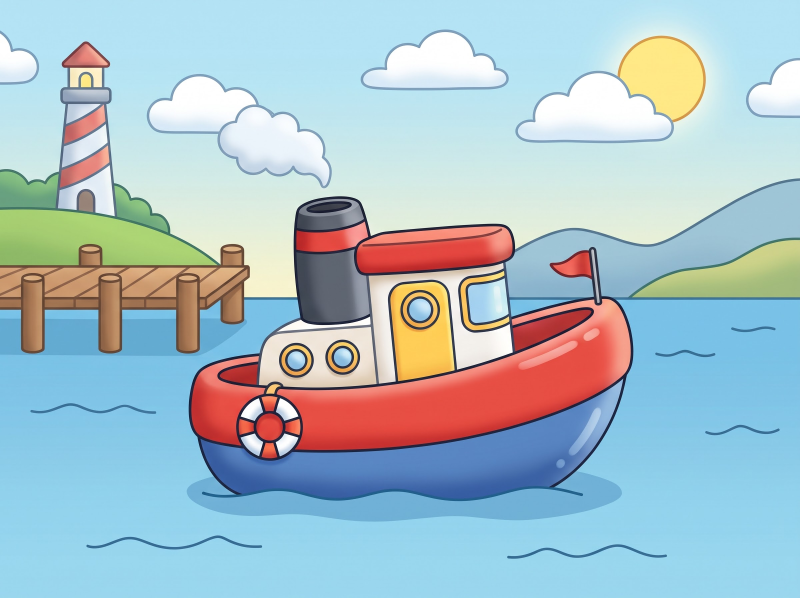
#> input picture forlagor/bat.jpg, 2400 x 1792 px (shown at 1/3 size)
$ python fargbild.py ../forlagor/bat.jpg
#> lines starting #> are read from the running program, lines starting #| are printed output that depends on the picture; after the words box and inside, x2 and y2 are one past the last pixel; in counts of white or black regions, pixels touching at a corner belong together
"""Gör om en färgbild (tecknad bild med mörka konturer, t.ex. från Gemini)
till en bild i Pensla: konturerna som vektorer och färgbilden som penseln
trollar fram.

Användning:  python verktyg/fargbild.py forlagor/traktor.jpg [fler ...]

Skriver för varje förlaga (namnet = filnamnet utan ändelse):
  bilder/farg/NAMN.svg  konturerna (900 px höga, mörkgrå linjer, en SVG-bana)
  bilder/farg/NAMN.jpg  färgbilden i samma storlek
Konturerna är de pixlar som är tydligt mörkare än sin omgivning (även de
ljusare linjerna runt moln och sol), så skuggor och glans inne i ytorna
inte blir linjer, och som är det mörkaste i sin närhet, så skuggor som
ligger an mot en linje inte gör den tjock. Bilden blir 900 px hög och
behåller sitt format (t.ex. 16:10 -> 1440x900); nästan 4:3 (Geminis
2400x1792) och bilderna i BESKAR_4_3 beskärs mitt på till 4:3 = 1200x900.
Kräver Pillow, numpy, scipy, potrace och OpenCV
(pip install potracer opencv-python-headless).
"""
import os, sys, heapq
import numpy as np, potrace
from PIL import Image
from scipy import ndimage as nd
import cv2

UT = os.path.join(os.path.dirname(os.path.dirname(os.path.abspath(__file__))), 'bilder', 'farg')
MORKARE = 18        # så mycket mörkare än omgivningen (0–255) en linjepixel är
OMGIVNING = 21      # omgivningen = det ljusaste inom så här många px
NARA = 13           # linjen ska vara det mörkaste inom så här många px ...
DJUP_ANDEL = 0.5    # ... (högst så här stor del av sin mörkhet ljusare), så
                    # att skuggor intill en linje inte gör den tjock och svart
MIN_BIT = 200       # lösa linjebitar mindre än så (px i förlagan) tas bort
LINJEFARG = '#3a3a44'
# Små linjebitar som är glans eller skugga i färgbilden och inte ska bli
# konturer: punkter (x, y i bilden, 900 px hög) per bild. Den lilla bit (under
# BORT_MAX px i förlagan) som ligger närmast punkten tas bort.
BORT_MAX = 4000
# Bilder där konturerna också tas från färgkanterna (Canny i Lab-färg), för
# former som saknar mörk kontur. Förlagan skalas först upp till 1800 px
# höjd så att linjerna blir lika tjocka som i Gemini-bilderna. (Copilot-
# bilderna låg här t.o.m. v69, se FARGOMRADEN.)
# Värdet = minsta bitstorlek (px i den uppskalade förlagan), i stället för MIN_BIT.
FARGKANTER = {
    'bat': 600,  # skrovets underkant mot vattnet har ingen mörk kontur
    'traktor8': 600, 'traktor9': 600, 'traktor10': 600,  # Gemini/ChatGPT-test 2026-10-21
    'betongbil4': 600, 'betongbil5': 600, 'ambulans4': 600, 'ambulans5': 600,  # mellanstil 2026-10-21
}
KANT_LAG, KANT_HOG = 20, 50   # Canny-trösklarna
# Copilot-bilderna (nr 48–74) spåras sedan v70 med färgområden i stället
# (`omradeslinjer`): mörka linjer med hysteres (frön mörkare än MORK_HOG
# växer in i det som är mörkare än MORK_LAG, så linjerna blir hela i
# stället för hackiga) plus gränserna mellan färgområden. Områdena tas
# fram genom mean shift + k-means och slås sedan ihop med grannar vars
# färg skiljer mindre än OMRADE_SKILLNAD (Lab), så att skuggningar inte
# blir linjer men ränder, kors, moln och sol blir det.
FARGOMRADEN = {
    'gravare5', 'traktor5', 'flygplan6', 'sopbil5', 'flygplan-stort5', 'kranbil3', 'traktor6',
    'betongbil3', 'brandbil3', 'ambulans3', 'polisbil4', 'brandbil4', 'raddningsbat', 'sopbil6',
    'helikopter3', 'dumper3', 'skordetroska', 'dumper4', 'plogbil', 'bargningsbil', 'postbil',
    'traktor7', 'lastfartyg', 'sopbil7', 'buss3', 'brandbil5', 'polisbil5', 'flygplan-stort6',
    'plogbil2', 'plogbil3', 'bargningsbil2', 'bargningsbil3',
    'traktor11', 'traktor12', 'traktor13', 'hjullastare', 'hjullastare2', 'hjullastare3', 'hjullastare4',
    'brandbil6', 'tankbil', 'tankbil2', 'tankbil3', 'tankbil4', 'brandbil7', 'brandbil8',   # 2026-10-31
    'glassbil', 'glassbil2', 'glassbil3', 'glassbil4', 'glassbil5',
    'skordetroska2', 'skordetroska3', 'skordetroska4', 'skordetroska5',
    'skordetroska6', 'skordetroska7', 'skordetroska8', 'skordetroska9', 'skordetroska10', 'skordetroska11',
}
MORK_HOG, MORK_LAG = 40, 14
OMRADE_SKILLNAD = 22   # färgskillnad (Lab) som håller isär två områden
OMRADE_MIN = 150       # mindre områden (px vid 900 px höjd) går alltid ihop med närmaste granne
# TECKNING (v71, `teckning`) är nästa steg för Copilot-bilderna: linjer är
# det som är mörkare än båda sidor (dalar, så att kanten på en röd yta inte
# blir en linje), färgområdena räknas på en bild där linjerna målats bort
# (så att gränserna hamnar mitt i linjerna), och allt tunnas till ett
# skelett som ritas om med jämn bredd (LINJE_BREDD px vid 1800 px höjd).
TECKNING = set(FARGOMRADEN)   # alla Copilot-bilder sedan v73
DAL_HOG, DAL_LAG = 30, 12
LINJE_BREDD = 7
BRED_DAL, BRED_MORK = 16, 90
FARG_DAL, GRA_MAX = 7, 25
LINJE_MIN = 800          # mindre mörka bitar är skuggfläckar (px vid 1800 px höjd)
TECKNING_SKILLNAD = 28
HAL_MAX, HAL_BREDD = 400, 2.5  # mindre hål i linjerna fylls innan de tunnas (px vid 1800 px höjd)
SPORRE = 30   # kortare grenar som slutar fritt tas bort (px vid 1800 px höjd)
BORT = {
    'traktor': [(740, 320), (190, 395), (315, 530), (825, 600), (710, 715)],
    'traktor2': [(630, 495)],
    'sopbil': [(420, 430), (270, 400), (770, 270), (1160, 320)],
    'sopbil-snett': [(255, 365), (615, 720)],
    'flygplan2': [(280, 533), (1072, 300)],
    'helikopter': [(455, 335), (400, 395), (480, 325), (1070, 455)],
    'helikopter2': [(520, 585), (118, 735), (1088, 735), (862, 740)],
    'tag': [(863, 391), (898, 392), (147, 411), (187, 412), (138, 425), (54, 425)],
    'tag2': [(126, 456), (189, 460)],
    'bat': [(888, 496), (825, 527)],
    'flygplan-stort': [(163, 323), (921, 365)],
    'flygplan-stort2': [(822, 531)],
    'raket': [(649, 134), (672, 162), (388, 706), (776, 706)],
    'segelbat': [(518, 635), (522, 630)],
    'polisbil': [(418, 688), (732, 689)],
    'polisbil2': [(1118, 297), (400, 392), (637, 423), (962, 660)],
    'ambulans': [(158, 618), (442, 647)],
    'betongbil': [(735, 195), (863, 199), (947, 354), (409, 364), (485, 368), (386, 438), (1090, 497), (1114, 511), (456, 532), (1082, 553), (1129, 703), (1044, 708), (31, 725), (137, 739), (261, 826), (337, 839), (1170, 840), (1147, 853), (776, 860)],
    'kranbil': [(426, 279), (718, 605), (142, 663), (86, 676), (171, 701), (268, 727), (1054, 720), (586, 751), (379, 833), (695, 849), (995, 861), (622, 866)],
    'kranbil2': [(955, 403), (805, 675), (522, 859)],
    'buss': [(479, 368), (89, 529), (380, 560), (94, 630)],
    'buss2': [(790, 541), (420, 621), (709, 636), (440, 717), (882, 719)],
    'brandbil2': [(265, 363), (380, 371)],
    'dumper2': [(747, 246), (642, 325), (374, 727), (800, 736), (290, 738), (1070, 831), (1163, 835), (1136, 852), (965, 867), (1009, 871)],
    'flygplan-stort3': [(1020, 556), (1023, 555), (89, 703)],
    'flygplan-stort4': [(1077, 150), (1033, 171), (973, 390), (281, 380), (1064, 386), (1028, 425), (311, 424), (318, 501), (358, 532), (423, 544), (490, 552), (706, 583), (764, 593), (816, 602), (887, 619), (94, 751)],
    'flygplan4': [(228, 465)],
    'gravare4': [(355, 299), (434, 311), (520, 347), (758, 395), (454, 421), (1120, 407), (767, 473), (757, 523), (493, 586), (507, 597), (723, 615), (1016, 628), (528, 631), (726, 656), (533, 676), (942, 698), (511, 716)],
    'traktor3': [(559, 163)],
    'raket2': [(693, 116), (513, 452), (488, 480), (827, 534), (838, 575)],
    'raket3': [(659, 170)],
}


# Bilder i 3:2 som spårades innan andra format än 4:3 tilläts (v69). De
# beskärs som förut, så att keIWs-måtten i bilder.js stämmer.
BESKAR_4_3 = {
    'ambulans3', 'bargningsbil', 'betongbil3', 'brandbil3', 'brandbil4',
    'brandbil5', 'buss3', 'dumper3', 'dumper4', 'flygplan-stort5',
    'flygplan6', 'gravare4', 'gravare5', 'helikopter3', 'kranbil3',
    'lastfartyg', 'plogbil', 'polisbil4', 'polisbil5', 'postbil',
    'raddningsbat', 'skordetroska', 'sopbil5', 'sopbil6', 'sopbil7',
    'traktor5', 'traktor6', 'traktor7',
}
HOJD = 900


def till_format(im, namn):
    w, h = im.size
    if namn in BESKAR_4_3 or 1.30 <= w / h <= 1.37:
        return till_4_3(im)
    return im


def storlek(im):
    """Bildens storlek i appen: 900 px hög, bredden efter formatet."""
    return round(HOJD * im.width / im.height), HOJD


def till_4_3(im):
    w, h = im.size
    if w * 3 > h * 4:
        b = round(h * 4 / 3)
        return im.crop(((w - b) // 2, 0, (w - b) // 2 + b, h))
    hh = round(w * 3 / 4)
    return im.crop((0, (h - hh) // 2, w, (h - hh) // 2 + hh))


def ta_bort(m, punkter):
    bit, n = nd.label(m)
    storlek = np.bincount(bit.ravel())
    k = m.shape[0] / HOJD
    for x, y in punkter:
        x, y, r = round(x * k), round(y * k), round(15 * k)
        ruta = bit[max(y - r, 0):y + r, max(x - r, 0):x + r]
        yy, xx = np.nonzero((ruta > 0) & (storlek[ruta] < BORT_MAX))
        if not len(yy):
            print('  ingen liten bit vid', (x, y))
            continue
        nara = np.argmin((yy - r) ** 2 + (xx - r) ** 2)
        m[bit == ruta[yy[nara], xx[nara]]] = False
    return m


# [201 lines left out: functions linjer, omraden, omradeslinjer, dalar, tunna, utan_sporrar and 2 more, not called in this run]


def fargkanter(im, min_bit):
    """Mörka linjer (utan skuggspärren) plus färgkanter, för FARGKANTER-bilder."""
    L = nd.median_filter(np.asarray(im, dtype=float) @ [0.299, 0.587, 0.114], 5)
    mork = nd.binary_opening(nd.grey_closing(L, size=(OMGIVNING, OMGIVNING)) - L > MORKARE, np.ones((3, 3)))
    lab = cv2.cvtColor(cv2.bilateralFilter(np.asarray(im), 9, 40, 9), cv2.COLOR_RGB2LAB)
    kant = np.zeros(mork.shape, bool)
    for c in range(3):
        kant |= cv2.Canny(lab[:, :, c], KANT_LAG, KANT_HOG, L2gradient=True) > 0
    # Kanterna på var sida om en mörk linje behövs inte, de gör den bara tjock.
    kant = nd.binary_dilation(kant, np.ones((5, 5))) & ~nd.binary_dilation(mork, np.ones((9, 9)))
    bit, n = nd.label(mork | kant)
    storlek = np.bincount(bit.ravel())
    storlek[0] = 0
    return storlek[bit] >= min_bit


def svg(m):
    k = HOJD / m.shape[0]
    b = round(m.shape[1] * k)
    p = lambda q: f"{q.x * k:.1f} {q.y * k:.1f}"
    d = []
    for kurva in potrace.Bitmap(~m).trace(turdsize=4, alphamax=1.0, opticurve=True, opttolerance=0.4):
        d.append(f"M{p(kurva.start_point)}")
        for s in kurva.segments:
            if s.is_corner:
                d.append(f"L{p(s.c)}L{p(s.end_point)}")
            else:
                d.append(f"C{p(s.c1)} {p(s.c2)} {p(s.end_point)}")
        d.append("Z")
    return (f'<svg xmlns="http://www.w3.org/2000/svg" width="{b}" height="{HOJD}" viewBox="0 0 {b} {HOJD}">'
            f'<path fill="{LINJEFARG}" fill-rule="evenodd" d="{"".join(d)}"/></svg>')


def main():
    os.makedirs(UT, exist_ok=True)
    for fil in sys.argv[1:]:
        namn = os.path.splitext(os.path.basename(fil))[0]
        im = till_format(Image.open(fil).convert('RGB'), namn)
#> in till_format, `w, h = im.size`: w = 2400; h = 1792
        if namn in TECKNING:
            stor = im.resize((round(1800 * im.width / im.height), 1800), Image.LANCZOS)
            m = ta_bort(teckning(stor), BORT.get(namn, []))
        elif namn in FARGOMRADEN:
            stor = im.resize((round(1800 * im.width / im.height), 1800), Image.LANCZOS)
            m = ta_bort(omradeslinjer(stor), BORT.get(namn, []))
        elif namn in FARGKANTER:
            stor = im.resize((round(1800 * im.width / im.height), 1800), Image.LANCZOS) if im.height < 1800 else im
            m = ta_bort(fargkanter(stor, FARGKANTER[namn]), BORT.get(namn, []))
#> in fargkanter, `L = nd.median_filter(np.asarray(im, dtype=float) @ [0.299, 0.587, 0.11..`:
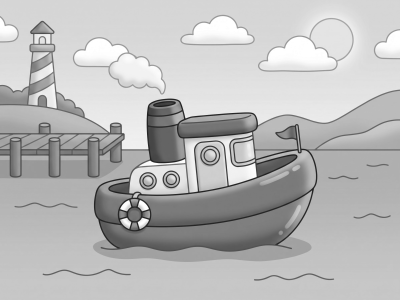
#> L: shape (1800, 2400) float64 (shown at 1/6 size); min 28.68, max 255, mean 185.8
#> in fargkanter, `mork = nd.binary_opening(nd.grey_closing(L, size=(OMGIVNING, OMGIVNING..`:
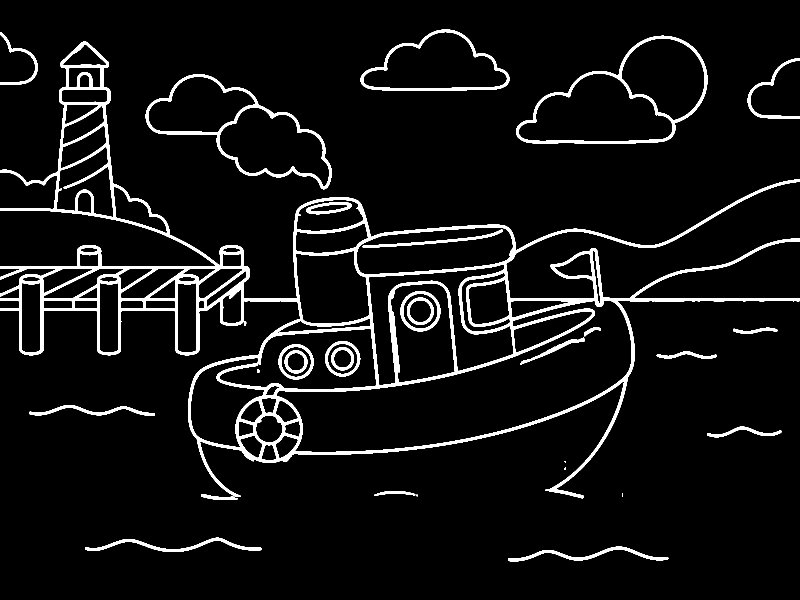
#> mork: shape (1800, 2400) bool (shown at 1/3 size); 6.1% white; 30 white regions (2 under 20 px), largest, box (x1, y1, x2, y2) and area: (0, 125, 2400, 1495) 181945, (1548, 107, 2122, 432) 13962, (437, 223, 995, 568) 13281
#> in fargkanter, `bit, n = nd.label(mork | kant)`:
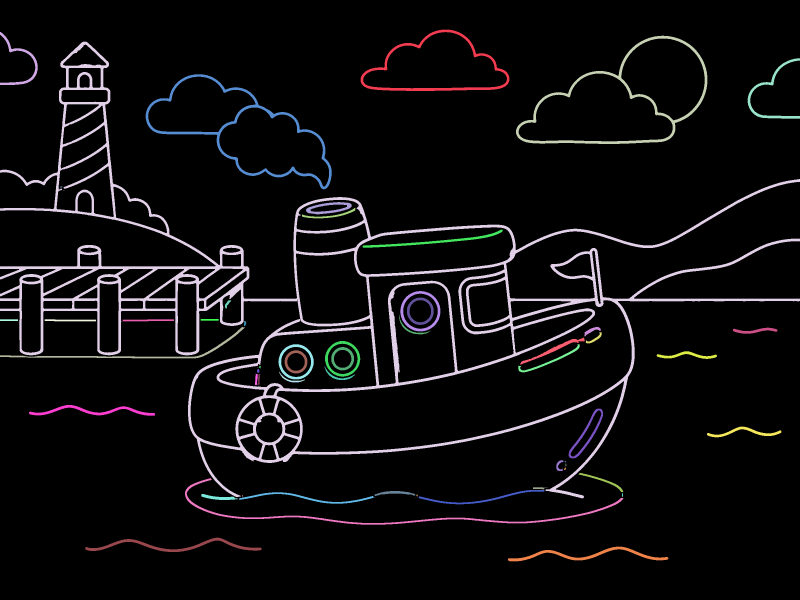
#> bit: shape (1800, 2400) int32 (shown at 1/3 size); 63 distinct labels, from 0 to 62; one colour per label, 0 black
#> in fargkanter, `bit, n = nd.label(mork | kant)`: n = 62
#> in fargkanter, `storlek = np.bincount(bit.ravel())`: storlek = 63 values, max 4031497 at index 0, min 1 at index 7, mean 68571.4
#> in ta_bort, `bit, n = nd.label(m)`:
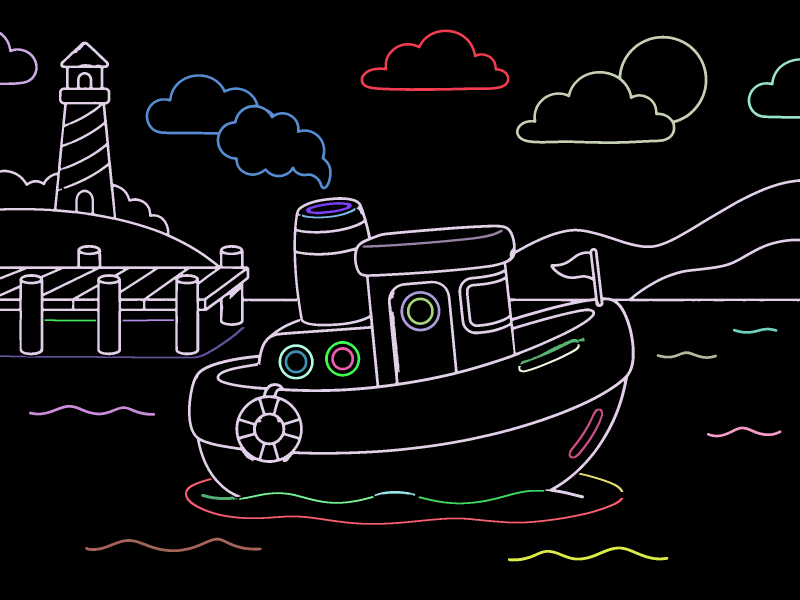
#> bit: shape (1800, 2400) int32 (shown at 1/3 size); 34 distinct labels, from 0 to 33; one colour per label, 0 black
#> in ta_bort, `bit, n = nd.label(m)`: n = 33
#> in ta_bort, `storlek = np.bincount(bit.ravel())`: storlek = 34 values, max 4035697 at index 0, min 774 at index 12, mean 127058.8
#> the loop in ta_bort, `for x, y in punkter:` made 2 passes
#> (x, y, r, nara) on passes 1 to 2: (1776, 992, 30, 2), (1650, 1054, 30, 384)
#> pass 1, in ta_bort, `ruta = bit[max(y - r, 0):y + r, max(x - r, 0):x + r]`:
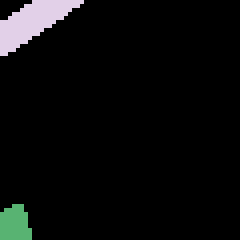
#> ruta: shape (60, 60) int32 (shown 4 times larger); 3 distinct labels, from 0 to 16; one colour per label, 0 black
#> after the loop in ta_bort, `for x, y in punkter:`:
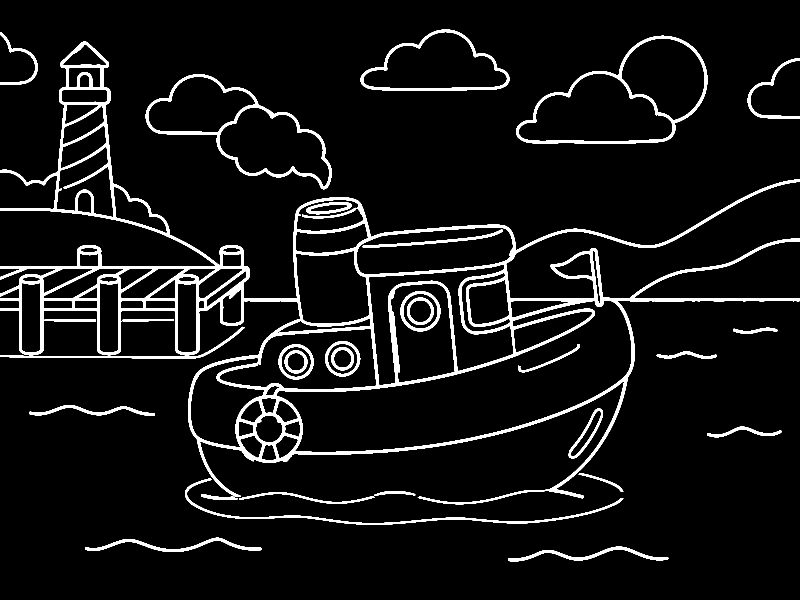
#> m: shape (1800, 2400) bool (shown at 1/3 size); 6.5% white; 32 white regions, largest, box (x1, y1, x2, y2) and area: (0, 125, 2400, 1495) 181945, (1548, 107, 2122, 432) 13962, (437, 223, 995, 568) 13281
        else:
            m = ta_bort(linjer(im), BORT.get(namn, []))
        open(os.path.join(UT, namn + '.svg'), 'w').write(svg(m))
#> after the loop in svg, `for kurva in potrace.Bitmap(~m).trace(turdsize=4, alphamax=1.0, opticu..`: d = []
#> (the call stopped at in svg, `for kurva in potrace.Bitmap(~m).trace(turdsize=4, alphamax=1.0, opticu..`: potrace is not available in this run)
        im.resize(storlek(im), Image.LANCZOS).save(os.path.join(UT, namn + '.jpg'), quality=88)
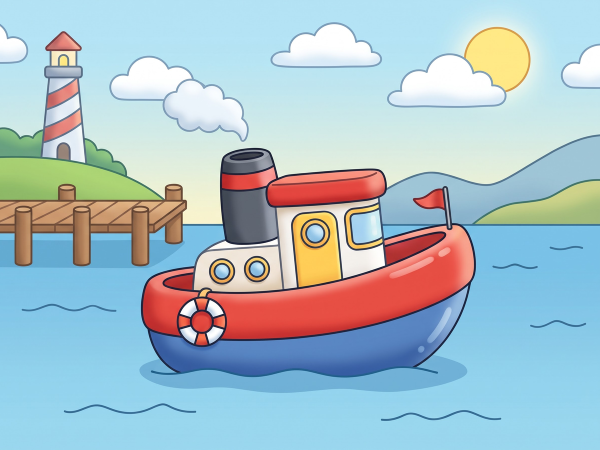
#> saved as bat.jpg: PIL image 1200x900 RGB (shown at 1/2 size); mean R, G, B 168.7, 191.7, 200.2
        print(namn, im.size, '->', os.path.join(UT, namn) + '.svg/.jpg')
#| bat (2389, 1792) -> bilder/farg/bat.svg/.jpg


if __name__ == '__main__':
    main()

$ run again, with forlagor/ambulans.jpg copied over forlagor/bat.jpg
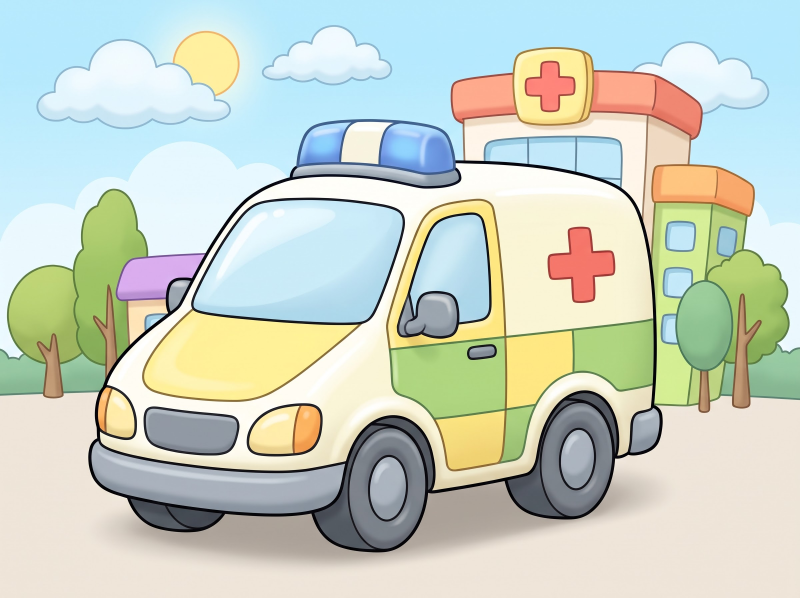
#> input picture forlagor/ambulans.jpg, 2400 x 1792 px (shown at 1/3 size)
#> in till_format, `w, h = im.size`: w = 2400; h = 1792
#> mork: shape (1800, 2400) bool; 7.1% white; 18 white regions (2 under 20 px), largest, box (x1, y1, x2, y2) and area: (0, 124, 2400, 1665) 219986, (423, 595, 1216, 1212) 21101, (1190, 640, 1477, 1021) 12957
#> lab: shape (1800, 2400, 3); mean of channels 0, 1, 2 211.5, 123.6, 134.2
#> in fargkanter, `bit, n = nd.label(mork | kant)`: n = 37
#> in fargkanter, `storlek = np.bincount(bit.ravel())`: storlek = 38 values, max 4007127 at index 0, min 1 at index 9, mean 113684.2
#> in ta_bort, `bit, n = nd.label(m)`:
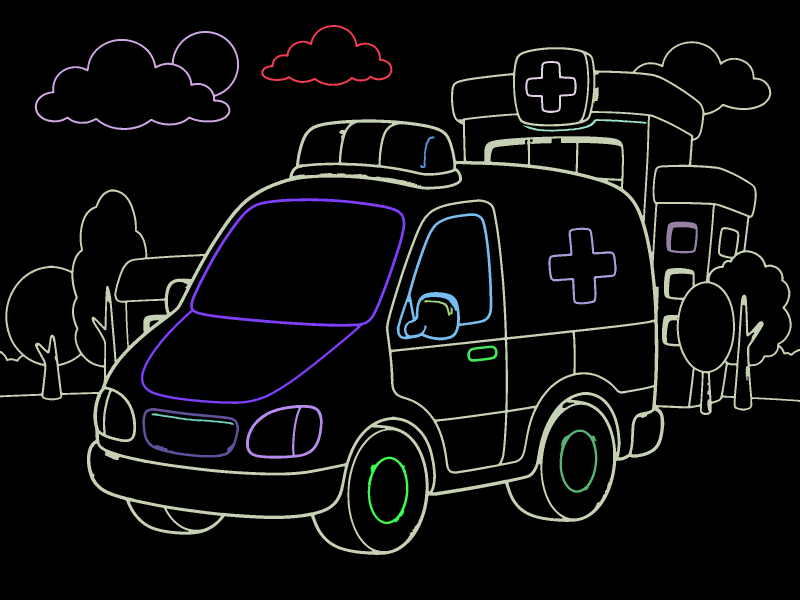
#> bit: shape (1800, 2400) int32 (shown at 1/3 size); 18 distinct labels, from 0 to 17; one colour per label, 0 black
#> in ta_bort, `bit, n = nd.label(m)`: n = 17
#> in ta_bort, `storlek = np.bincount(bit.ravel())`: storlek = 18 values, max 4011018 at index 0, min 708 at index 6, mean 240000
#> the loop in ta_bort, `for x, y in punkter:` made 2 passes
#> (x, y, r) on passes 1 to 2: (1776, 992, 30), (1650, 1054, 30)
#> (printed output is left out)
#> after the loop in svg, `for kurva in potrace.Bitmap(~m).trace(turdsize=4, alphamax=1.0, opticu..`: d = []
#> in main, `im.resize(storlek(im), Image.LANCZOS).save(os.path.join(UT, namn + '.j..`:
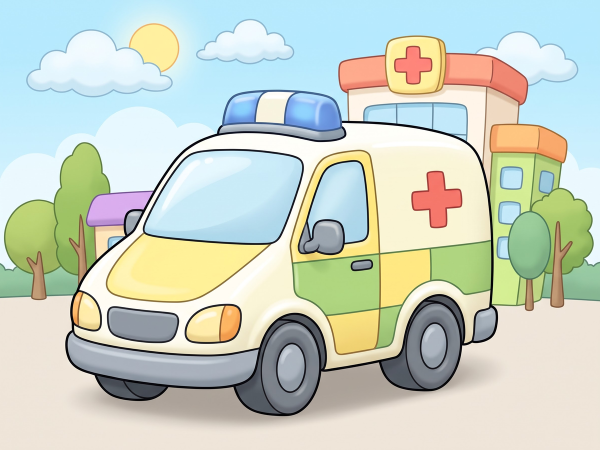
#> saved as bat.jpg: PIL image 1200x900 RGB (shown at 1/2 size); mean R, G, B 200.8, 209.6, 195.8
#| bat (2389, 1792) -> bilder/farg/bat.svg/.jpg
